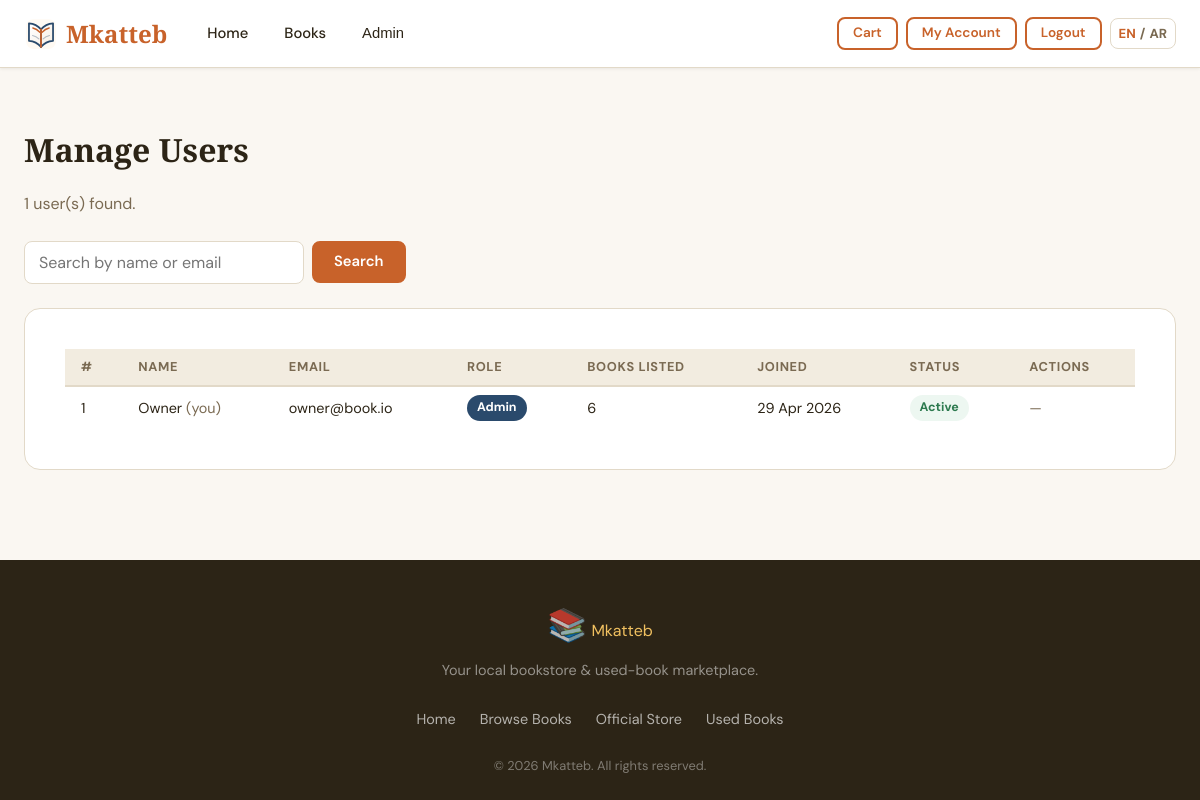
The page /admin/users.php (signed in) on the database its author committed.
### tables this page shows
CREATE TABLE IF NOT EXISTS users (
    id          INT UNSIGNED AUTO_INCREMENT PRIMARY KEY,
    name        VARCHAR(120)    NOT NULL,
    email       VARCHAR(180)    NOT NULL UNIQUE,
    password    VARCHAR(255)    NOT NULL,
    role        ENUM('user','admin') NOT NULL DEFAULT 'user',
    avatar      VARCHAR(255)    NULL,
    phone       VARCHAR(30)     NULL,
    address     TEXT            NULL,
    is_blocked  TINYINT(1)      NOT NULL DEFAULT 0,
    created_at  DATETIME        NOT NULL DEFAULT CURRENT_TIMESTAMP,
    updated_at  DATETIME        NOT NULL DEFAULT CURRENT_TIMESTAMP ON UPDATE CURRENT_TIMESTAMP
);

### includes/lang.php (called while the page is built, shortened)
<?php
$translations['en'] = array_replace($translations['en'], [
    'english_name' => 'English Name',
    'arabic_name' => 'Arabic Name',
    'english_description' => 'English Description',
    'arabic_description' => 'Arabic Description',
    'category_english_name_placeholder' => 'e.g. Science Fiction',
    'category_arabic_name_placeholder' => 'e.g. خيال علمي',
    'category_english_description_placeholder' => 'Short English description',
    'category_arabic_description_placeholder' => 'Short Arabic description',
    'error_category_english_name_min' => 'English category name must be at least 2 characters.',
    'error_category_arabic_name_min' => 'Arabic category name must be at least 2 characters.',
    'no_orders_placed_yet' => 'No orders placed yet.',
    'book_language' => 'Book Language',
    'language' => 'Language',
    'all_languages' => 'All Languages',
    'arabic' => 'Arabic',
    'english' => 'English',
]);
$translations['ar'] = array_replace($translations['ar'], [
    'english_name' => 'الاسم بالإنجليزية',
    'arabic_name' => 'الاسم بالعربية',
    'english_description' => 'الوصف بالإنجليزية',
    'arabic_description' => 'الوصف بالعربية',
    'category_english_name_placeholder' => 'مثال: Science Fiction',
    'category_arabic_name_placeholder' => 'مثال: خيال علمي',
    'category_english_description_placeholder' => 'وصف إنجليزي مختصر',
    'category_arabic_description_placeholder' => 'وصف عربي مختصر',
    'error_category_english_name_min' => 'يجب أن يكون اسم التصنيف بالإنجليزية حرفين على الأقل.',
    'error_category_arabic_name_min' => 'يجب أن يكون اسم التصنيف بالعربية حرفين على الأقل.',
    'no_orders_placed_yet' => 'لا توجد طلبات بعد.',
    'book_language' => 'لغة الكتاب',
    'language' => 'اللغة',
    'all_languages' => 'كل اللغات',
    'arabic' => 'العربية',
    'english' => 'الإنجليزية',
]);
function currentLang(): string {
    return $_SESSION['lang'] ?? 'en';
}
function t(string $key): string {
    global $translations;
    $lang = currentLang();
    $text = $translations[$lang][$key] ?? '';
    return $text;
}

### includes/functions.php (called while the page is built, shortened)
<?php
function e(string $str): string {
    return htmlspecialchars($str, ENT_QUOTES | ENT_HTML5, 'UTF-8');
}
function roleLabel(string $role): string {
    $key = match($role) {
        'admin' => 'admin_role',
        'user' => 'user_role',
        default => '',
    };
    return $key !== '' && function_exists('t') ? t($key) : ucfirst($role);
}
function statusLabel(string $status): string {
    $key = match($status) {
        'active' => 'active',
        'hidden' => 'hidden',
        'blocked' => 'blocked',
        'pending' => 'pending',
        'processing' => 'processing',
        'completed' => 'completed',
        'cancelled' => 'cancelled',
        default => '',
    };
    return $key !== '' && function_exists('t') ? t($key) : ucfirst($status);
}

### includes/auth.php (called while the page is built, shortened)
<?php
require_once __DIR__ . '/functions.php';
require_once __DIR__ . '/lang.php';
function currentUserId(): ?int {
    return $_SESSION['user_id'] ?? null;
}

### public/admin/users.php (the view, shortened to what this page needs)
<?php
require_once __DIR__ . '/../../includes/auth.php';
require_once __DIR__ . '/../../includes/functions.php';
$pdo = db();
$search = trim($_GET['q'] ?? '');
$params = [];
$where  = '';
$stmt  = $pdo->prepare("SELECT * FROM users {$where} ORDER BY created_at DESC");
$stmt->execute($params);
$users = $stmt->fetchAll();
include __DIR__ . '/../../includes/header.php';
?>
<div class="container admin-page">
    <div class="page-header">
        <h1><?= e(t('manage_users')) ?></h1>
        <p class="page-sub"><?= count($users) ?> <?= e(t('user_s_found')) ?></p>
    </div>
    <form method="get" class="search-bar-form">
        <input type="search" name="q" class="form-input" value="<?= e($search) ?>"
               placeholder="<?= e(t('search_name_email')) ?>">
        <button type="submit" class="btn btn--primary"><?= e(t('search')) ?></button>
    </form>
    <section class="card">
        <table class="books-table">
            <thead>
                <tr>
                    <th>#</th>
                    <th><?= e(t('name')) ?></th>
                    <th><?= e(t('email')) ?></th>
                    <th><?= e(t('role')) ?></th>
                    <th><?= e(t('books_listed')) ?></th>
                    <th><?= e(t('joined')) ?></th>
                    <th><?= e(t('status')) ?></th>
                    <th><?= e(t('actions')) ?></th>
                </tr>
            </thead>
            <tbody>
                <?php foreach ($users as $u):
                    $bookCount = $pdo->prepare('SELECT COUNT(*) FROM books WHERE seller_id = ?');
                    $bookCount->execute([$u['id']]);
                    $bc = $bookCount->fetchColumn();
                ?>
                <tr class="<?= $u['is_blocked'] ? 'row--blocked' : '' ?>">
                    <td><?= (int)$u['id'] ?></td>
                    <td>
                        <?= e($u['name']) ?>
                        <?php if ($u['id'] === currentUserId()): ?>
                            <span class="text-muted">(<?= e(t('you')) ?>)</span>
                        <?php endif; ?>
                    </td>
                    <td><?= e($u['email']) ?></td>
                    <td><span class="badge-role badge-role--<?= e($u['role']) ?>"><?= e(roleLabel($u['role'])) ?></span></td>
                    <td><?= (int)$bc ?></td>
                    <td><?= date('d M Y', strtotime($u['created_at'])) ?></td>
                    <td>
                        <?php if ($u['is_blocked']): ?>
                            <span class="status status--blocked"><?= e(statusLabel('blocked')) ?></span>
                        <?php else: ?>
                            <span class="status status--active"><?= e(statusLabel('active')) ?></span>
                        <?php endif; ?>
                    </td>
                    <td class="actions">
                        <?php if ($u['id'] !== currentUserId()): ?>
                        <form method="post" class="inline-form">
                            <?= csrfField() ?>
                            <input type="hidden" name="user_id" value="<?= (int)$u['id'] ?>">
                            <?php if ($u['is_blocked']): ?>
                                <button
                                    name="action"
                                    value="unblock"
                                    class="btn btn--sm btn--primary"
                                    data-confirm="<?= e(t('confirm_unblock_user')) ?>"
                                >
                                    <?= e(t('unblock')) ?>
                                </button>
                            <?php else: ?>
                                <button
                                    name="action"
                                    value="block"
                                    class="btn btn--sm btn--warning"
                                    data-confirm="<?= e(t('confirm_block_user')) ?>"
                                >
                                    <?= e(t('block')) ?>
                                </button>
                            <?php endif; ?>
                            <?php if ($u['role'] !== 'admin'): ?>
                            <button
                                name="action"
                                value="delete"
                                class="btn btn--sm btn--danger"
                                data-confirm="<?= e(t('confirm_delete_user')) ?>"
                            >
                                <?= e(t('delete')) ?>
                            </button>
                            <?php endif; ?>
                        </form>
                        <?php else: ?>
                        <span class="text-muted">—</span>
                        <?php endif; ?>
                    </td>
                </tr>
                <?php endforeach; ?>
            </tbody>
        </table>
    </section>
</div>
<?php include __DIR__ . '/../../includes/footer.php'; ?>

### rows shown on the page
users: id "1", name "Owner", email "owner@book.io", role "Admin", bc "6", created_at "29 Apr 2026"

### other values the page prints
$siteName "Mkatteb"
t($link['label_key']) "Home"
t($link['label_key']) "Books"
t('admin') "Admin"
t('cart') "Cart"
t('my_account') "My Account"
t('logout') "Logout"
t('manage_users') "Manage Users"
count($users) "1"
t('user_s_found') "user(s) found."
t('search') "Search"
t('name') "NAME"
t('email') "EMAIL"
t('role') "ROLE"
t('books_listed') "BOOKS LISTED"
